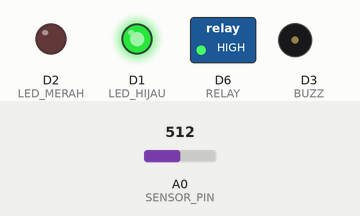
Simulated run of this sketch. Board: ESP8266 (NodeMCU). On the bench: switched loads named in the sketch (green lamp = pin HIGH), output pins drawn as LEDs (lit = HIGH), buzzer (waves = sounding, pin HIGH). The inputs (shaded band) are chosen by the test bench; at power-on: A0 (SENSOR_PIN) = 512. WiFi joins after 1.5 s; servers stay silent unless stated; no MQTT or app messages arrive unless stated; what the sketch prints to the serial monitor is not drawn.

Above: at 2.7 s.
2.8 s: A0 (SENSOR_PIN) set to 533
At 2.9 s:
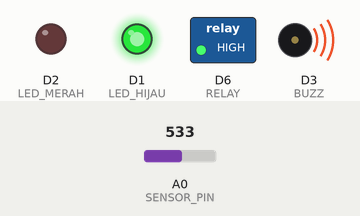
5.8 s: A0 (SENSOR_PIN) set to 511
At 5.91 s:
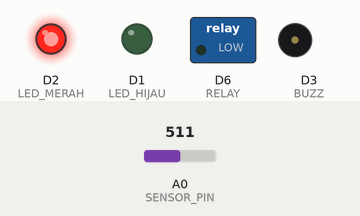
14.8 s: A0 (SENSOR_PIN) set to 716
At 15.72 s:
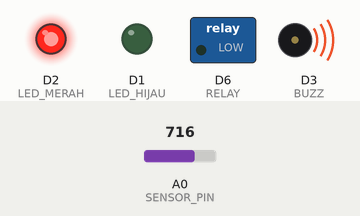
17.8 s: A0 (SENSOR_PIN) set to 306
At 19.3 s:
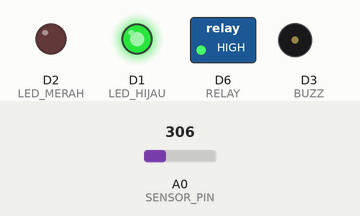
Timing chart, 0 to 20.5 s (numbered marks = the images above; inputs shaded):
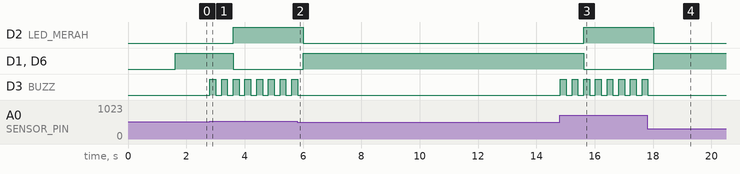

The sketch:

soilmoisture_rabbitmq.ino
```cpp
#define ARDUINOJSON_ENABLE_ARDUINO_STRING 1
#include <ArduinoJson.h>
#include <ESP8266WiFi.h>
#include <PubSubClient.h>
#include <SPI.h>

#define RELAY D6
#define LED_MERAH D2
#define LED_HIJAU D1
#define BUZZ D3
#define SENSOR_PIN A0
int NILAI_SENSOR;
String STATUS_SOIL;

const char *ssid = "Achlis Djafar";
const char *password = "kartika123";
const char *mqtt_server = "192.168.43.38";
const char *mqtt_user = "achlisdjafar";
const char *mqtt_password = "sembarang";

char pesanPUB[256];
String pesanSUB;

WiFiClient espClient;
PubSubClient client(espClient);

long lastMsg = 0;
char msg[50];
int value = 0;

void setup()
{
  SPI.begin();
  pinMode(LED_HIJAU, OUTPUT);
  pinMode(LED_MERAH, OUTPUT);
  pinMode(BUZZ, OUTPUT);
  pinMode(RELAY, OUTPUT);
  digitalWrite(BUZZ, LOW);

  Serial.begin(9600);
  Serial.setDebugOutput(true);
  setup_wifi();
  client.setServer(mqtt_server, 1883);
  client.setCallback(callback);

}

void setup_wifi()
{
  delay(10);
  Serial.println();
  Serial.print("Sedang koneksi ke ");
  Serial.println(ssid);
  WiFi.mode(WIFI_STA);
  WiFi.begin(ssid, password);
  while (WiFi.status() != WL_CONNECTED)
  {
    delay(500);
    Serial.print(".");
  }

  Serial.println("");
  Serial.println("Berhasil terhubung ke WiFi");
  Serial.print("Alamat IP: ");
  Serial.println(WiFi.localIP());
  Serial.print("MAC Address ");
  Serial.println(WiFi.macAddress());
}

void callback(char *topic, byte *payload, unsigned int length)
{
  pesanSUB ="";
  StaticJsonDocument<200> subjson;
  Serial.print("Pesan masuk [");
  Serial.print(topic);
  Serial.print("] ");
  for (int i = 0; i < length; i++)
  {
    Serial.print((char)payload[i]);
    pesanSUB += (char)payload[i];
  }
  Serial.println();
  deserializeJson(subjson, pesanSUB);
  String status_data = subjson["status"];
  String mac_addr = subjson["mac_address"];
  Serial.println();
}

void reconnect()
{
  while (!client.connected())
  {
    Serial.print("Koneksi ke server MQTT ...");
    if (client.connect("ESP8266Client", mqtt_user, mqtt_password))
    {
      Serial.println(" koneksi berhasil");
      //client.publish("rfid.out", "Halo SMK Kartika");
      client.subscribe("soilm");
    }
    else
    {
      Serial.print("gagal, rc=");
      Serial.print(client.state());
      Serial.println(" konek ulang dalam 5 detik");
      delay(5000);
    }
  }
}

void loop()
{
  if (!client.connected())
  {
    reconnect();
  }

  client.loop();

   NILAI_SENSOR = map(analogRead(SENSOR_PIN), 0, 1023, 100, 0);
   Serial.print(NILAI_SENSOR);
   if(NILAI_SENSOR < 50)
   {
      STATUS_SOIL = "KERING";
      digitalWrite(BUZZ, HIGH);
      delay(200);
      digitalWrite(BUZZ, LOW);
      delay(200);
      digitalWrite(BUZZ, HIGH);
      delay(200);
      digitalWrite(BUZZ, LOW);
      delay(200);
      digitalWrite(LED_HIJAU, LOW);
      digitalWrite(LED_MERAH, HIGH);
      digitalWrite(RELAY, LOW);
   }else{
      STATUS_SOIL = "BASAH ";
      digitalWrite(LED_HIJAU, HIGH);
      digitalWrite(LED_MERAH, LOW);
      digitalWrite(BUZZ, LOW);
      digitalWrite(RELAY, HIGH);
   }

   sprintf(msg, "%d", NILAI_SENSOR);
   Serial.print("Publish pesan: ");
   Serial.println(msg);
   client.publish("soilm", msg);
}
```

Measured:
- the behaviour switches between 516 and 517 on A0 (SENSOR_PIN) (found by bisection; images 0 and 1)
- after the input at 2.8 s, D2 (LED_MERAH): LOW → HIGH after 0.81 s; D1 (LED_HIJAU), D6 (RELAY): HIGH → LOW after 0.81 s; D3 (BUZZ): alternates HIGH for 0.20 s and LOW for 0.20 s, starting at once
- after the input at 5.8 s, D2 (LED_MERAH): HIGH → LOW after 0.21 s; D1 (LED_HIJAU), D6 (RELAY): LOW → HIGH after 0.21 s; D3 (BUZZ): goes on until 5.8 s, then stays LOW
- after the input at 14.8 s, D2 (LED_MERAH): LOW → HIGH after 0.82 s; D1 (LED_HIJAU), D6 (RELAY): HIGH → LOW after 0.82 s; D3 (BUZZ): alternates HIGH for 0.20 s and LOW for 0.20 s, starting at once
- after the input at 17.8 s, D2 (LED_MERAH): HIGH → LOW after 0.23 s; D1 (LED_HIJAU), D6 (RELAY): LOW → HIGH after 0.23 s; D3 (BUZZ): goes on until 17.8 s, then stays LOW
